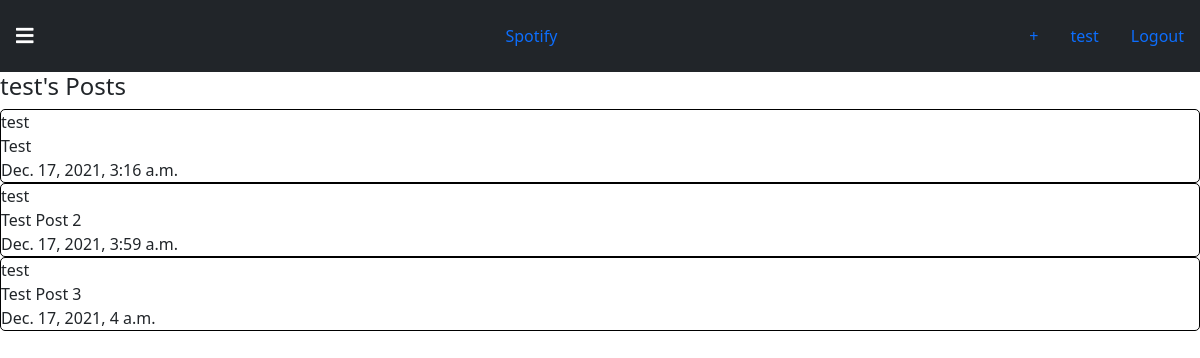
The app's page /user/test with its own data.
### user/models.py (models this page shows, shortened)
class User(AbstractUser):
    def __str__(self):
        return self.username
    username = models.CharField(max_length=16, unique=True, primary_key=True)
    first_name = models.CharField(max_length=50)
    last_name = models.CharField(max_length=50)
    password = models.CharField(max_length=32)
    email = models.EmailField(max_length=100, default='')

class Post(models.Model):
    body = models.TextField(max_length=500, blank=False)
    created_at = models.DateTimeField(auto_now_add=True)
    author = models.ForeignKey(User, on_delete=models.CASCADE)

### user/views.py (the view)
# urls.py: path('<str:username>', views.profile, name='profile'),
def profile(request, username):
    current_user = User.objects.get(pk=username)
    posts = Post.objects.filter(author=current_user)
    paginator = Paginator(posts, 5)
    page = request.GET.get('page')
    posts = paginator.get_page(page)
    return render(request, 'user/profile.html', {'user': current_user, 'posts':posts})

### user/templates/user/profile.html
{% extends 'home/base.html' %}
{% block body %}
    <h4>{{ user.username}}'s Posts</h4>
    <div class="postList">
        {% for post in posts%}
            <div class="post">
                <div class="author">
                    {{post.author}}
                </div>
                <div class="body">
                    {{post.body}}
                </div>
                <div class="createdAt">
                    {{post.created_at}}
                </div>
            </div>
        {% endfor %}
    </div>
{% endblock %}

### home/templates/home/base.html (shortened to what this page needs)
{% load static %}
<!doctype html>
<html lang="en">
<head>
    <link rel="stylesheet" href="{% static 'home/style.css' %}">
    <link href="https://cdn.jsdelivr.net/npm/bootstrap@5.1.3/dist/css/bootstrap.min.css" rel="stylesheet">
    <link rel="stylesheet" href="https://use.fontawesome.com/releases/v5.15.4/css/all.css">
</head>
<body>
    <nav class="navbar navbar-dark bg-dark">
            {% if user.is_authenticated %}
                <a href="{%  url 'home:index' %}" class="navbar-brand menuDropDown"><i class="fas fa-bars"></i></i></a>
                <div class="apiList">
                    <a href="{%  url 'spotify:index' %}" class="nav-item nav-link log">Spotify</a>
                </div>
                <div class="navbar">
                    <a href="{% url 'user:createPost' user.username %}" class="nav-item nav-link log">+</a>
                    <a href="{%  url 'user:profile' user.username %}" class="nav-item nav-link log">{{user.username}}</a>
                    <a href="{%  url 'Logout' %}" class="nav-item nav-link log">Logout</a>
                </div>
            {% else %}
                <a href="{%  url 'home:index' %}" class="navbar-brand"><i class="fas fa-home"></i></i></a>
                <div class="navbar">
                    <a href="{%  url 'Login' %}" class="nav-item nav-link log">Login</a>
                    <a href="{%  url 'user:register' %}" class="nav-item nav-link log">Sign Up</a>
                </div>
            {% endif %}
    </nav>
    {% block body %}
    {% endblock %}
</body>
</html>

### home/static/home/style.css (style rules this page uses)
.menuDropDown { margin-left: 1rem !important; }
.post { border: 1px solid black !important; border-radius: 5px; }

### records on screen
User: username "test"
Post: author "test", body "Test", created_at "Dec. 17, 2021, 3:16 a.m."
Post: author "test", body "Test Post 2", created_at "Dec. 17, 2021, 3:59 a.m."
Post: author "test", body "Test Post 3", created_at "Dec. 17, 2021, 4 a.m."
